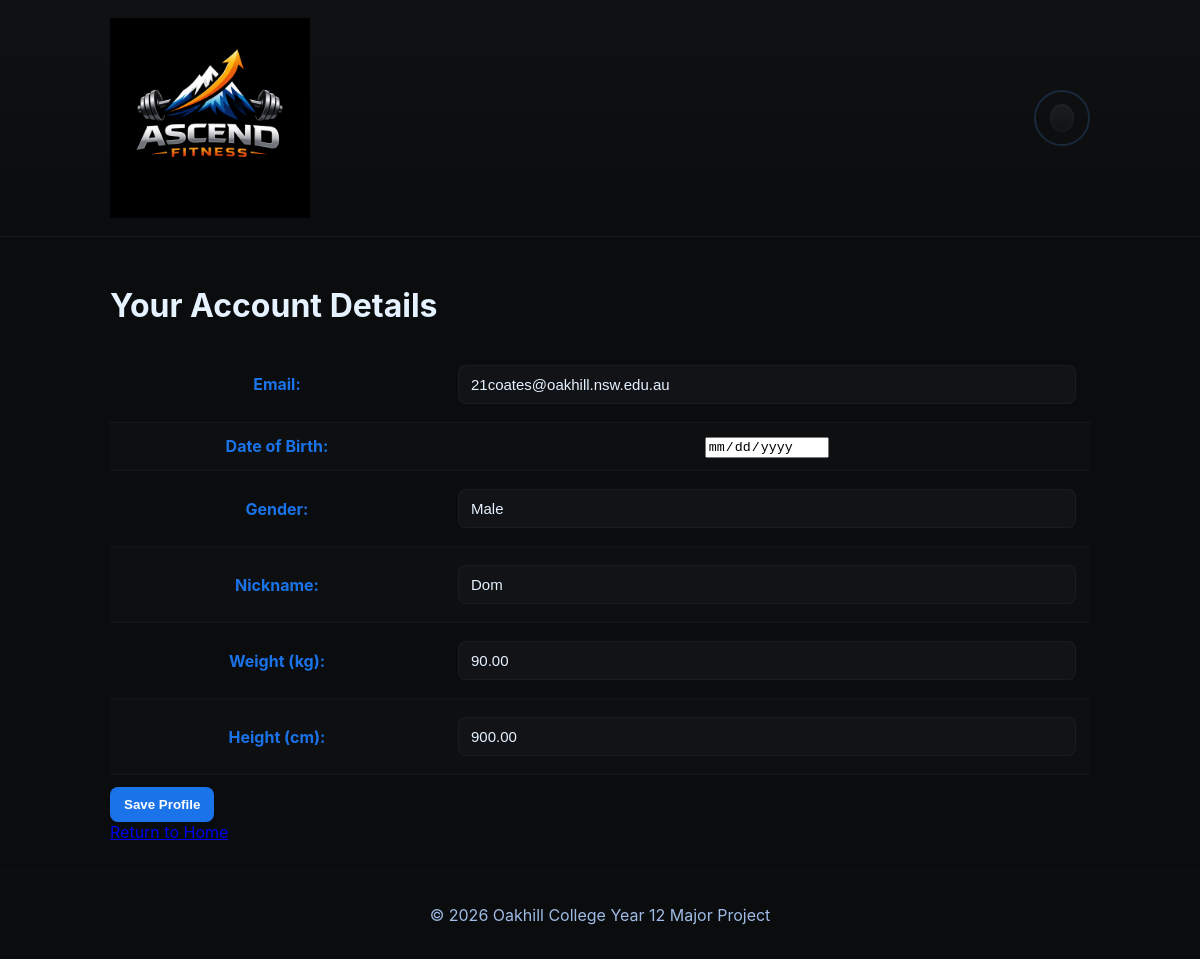
The app's page /users/create-profile/ (signed in), older data.
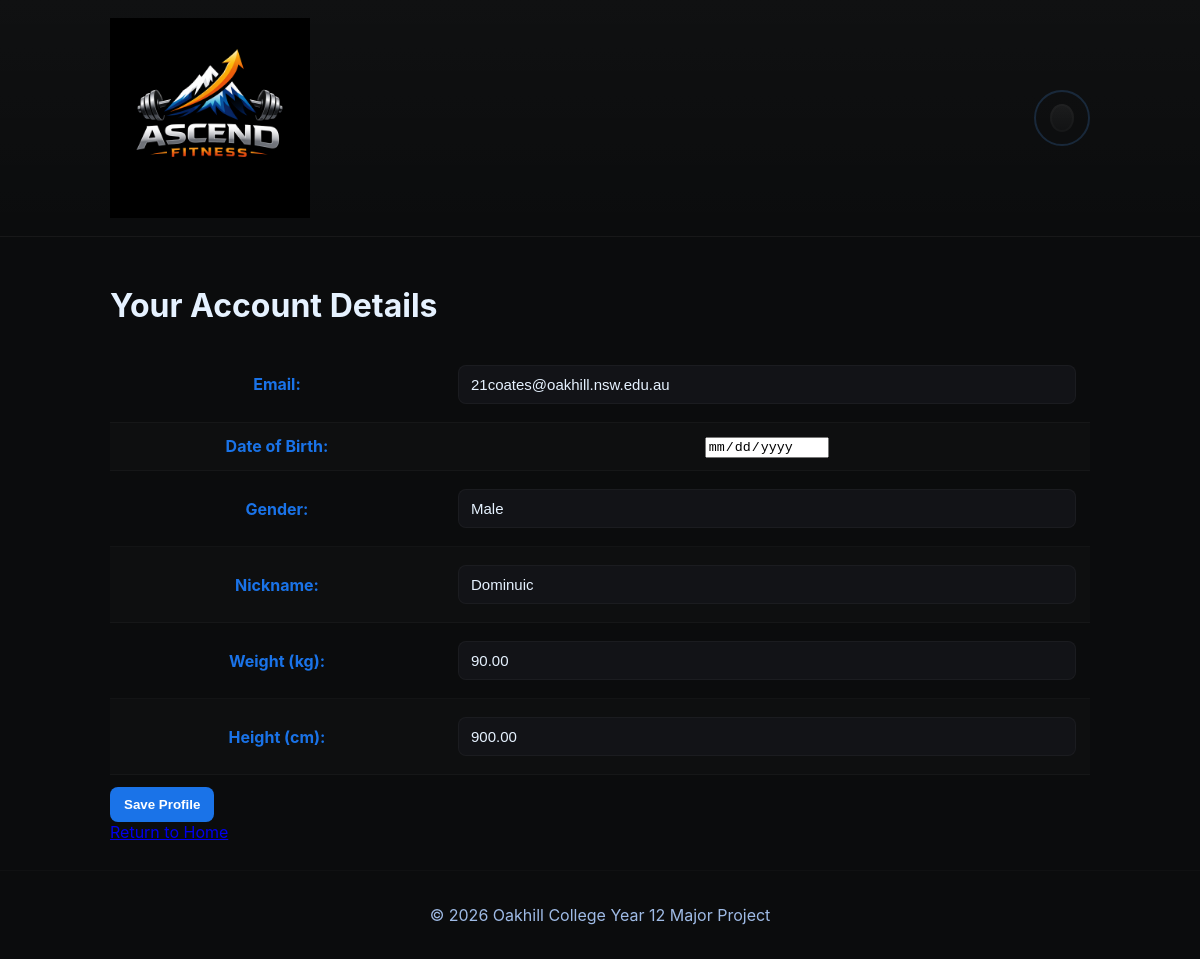
The same page, newer data.
### users/models.py (models this page shows, shortened)
class Profile(models.Model):
    user = models.OneToOneField(User, on_delete=models.CASCADE, related_name="profile")
    nickname = models.CharField(max_length=30, unique=True)
    full_name = models.CharField(max_length=100, blank=True, null=True)
    date_of_birth = models.DateField(blank=True, null=True)
    GENDER_MALE = 'M'
    GENDER_FEMALE = 'F'
    GENDER_OTHER = 'O'
    GENDER_CHOICES = [
        (GENDER_MALE, 'Male'),
        (GENDER_FEMALE, 'Female'),
        (GENDER_OTHER, 'Other'),
    ]
    gender = models.CharField(max_length=1, choices=GENDER_CHOICES, blank=True, null=True)
    weight_kg = models.DecimalField(max_digits=6, decimal_places=2, blank=True, null=True)
    height_cm = models.DecimalField(max_digits=6, decimal_places=2, blank=True, null=True)

### users/views.py (the view)
# urls.py: path('create-profile/', views.create_profile, name='create_profile'),
@login_required(login_url='users:login')
def create_profile(request):
    profile = getattr(request.user, 'profile', None)
    if request.method == 'POST':
        form = ProfileForm(request.POST, instance=profile)
        if form.is_valid():
            form.instance.user = request.user
            form.save()
            messages.success(request, 'Profile saved successfully.')
            return redirect('users:profile')
    else:
        form = ProfileForm(instance=profile)
    return render(request, 'users/create_profile.html', {'form': form})

### users/forms.py (shortened to what this page needs)
class ProfileForm(forms.ModelForm):
    class Meta:
        model = Profile
        fields = ['nickname', 'weight_kg', 'height_cm']
        widgets = {
            'nickname': forms.TextInput(attrs={'placeholder': 'Nickname'}),
            'weight_kg': forms.NumberInput(attrs={'step': '0.01', 'min': 0}),
            'height_cm': forms.NumberInput(attrs={'step': '0.01', 'min': 0}),
        }

### users/templates/users/create_profile.html (shortened to what this page needs)
{% extends 'my_app/base.html' %}
{% load static %}
{% block content %}
<h1>Your Account Details</h1>
<form method="post">
    <table>
        <tr><th>Email:</th><td><input type="text" value="{{ user.email }}" readonly></td></tr>
        <tr><th>Date of Birth:</th><td><input type="date" value="{{ user.profile.date_of_birth }}" readonly></td></tr>
        <tr><th>Gender:</th><td><input type="text" value="{{ user.profile.get_gender_display }}" readonly></td></tr>
        <tr><th>Nickname:</th><td>{{ form.nickname }}</td></tr>
        <tr><th>Weight (kg):</th><td>{{ form.weight_kg }}</td></tr>
        <tr><th>Height (cm):</th><td>{{ form.height_cm }}</td></tr>
    </table>
    <button type="submit">Save Profile</button>
</form>
<a href="{% url 'my_app:home' %}">Return to Home</a>
{% endblock %}

Row changes from the older to the newer data that the page shows:
changed Profile: nickname "Dom" → "Dominuic"
